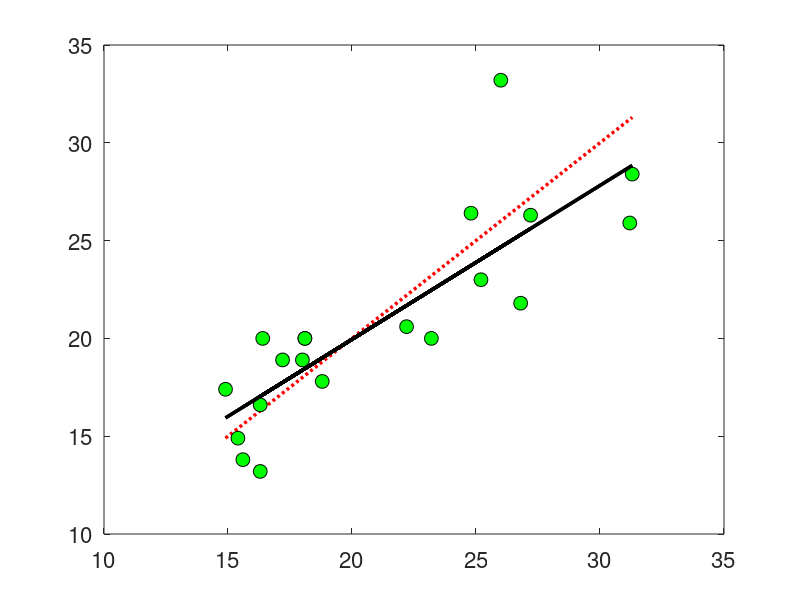
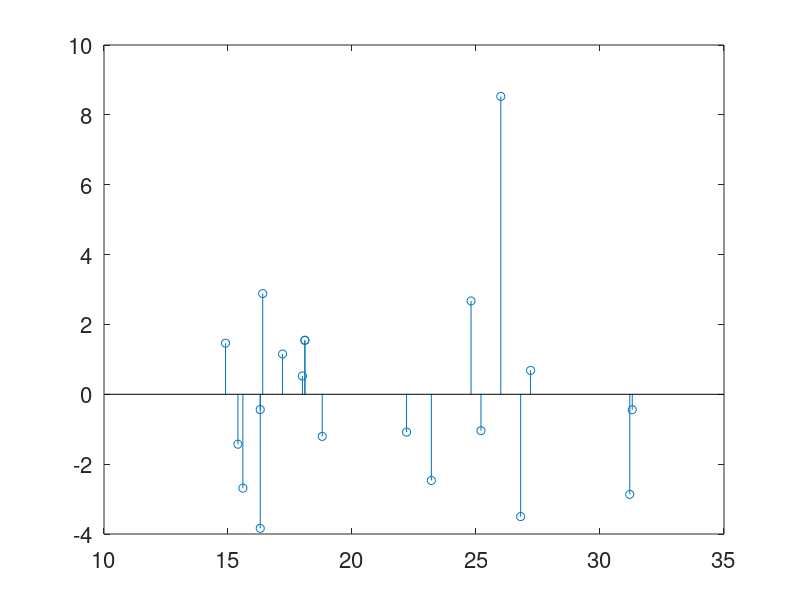
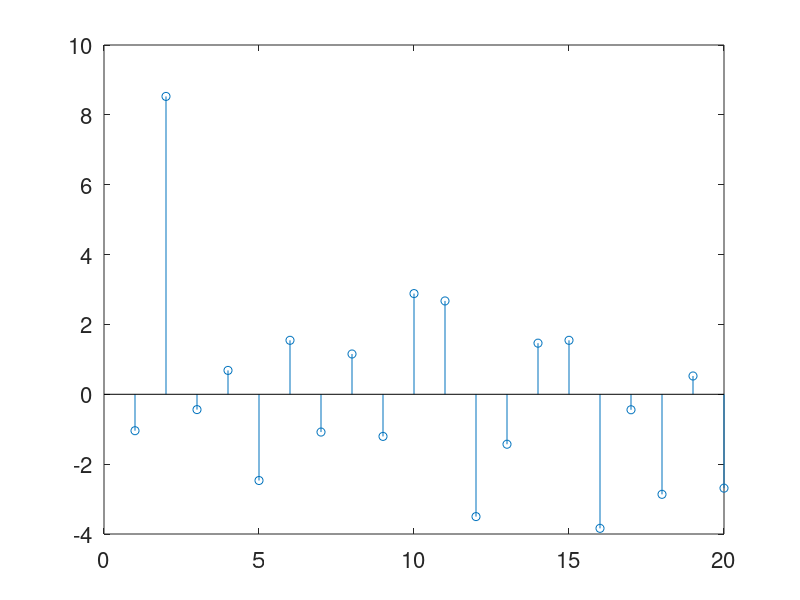
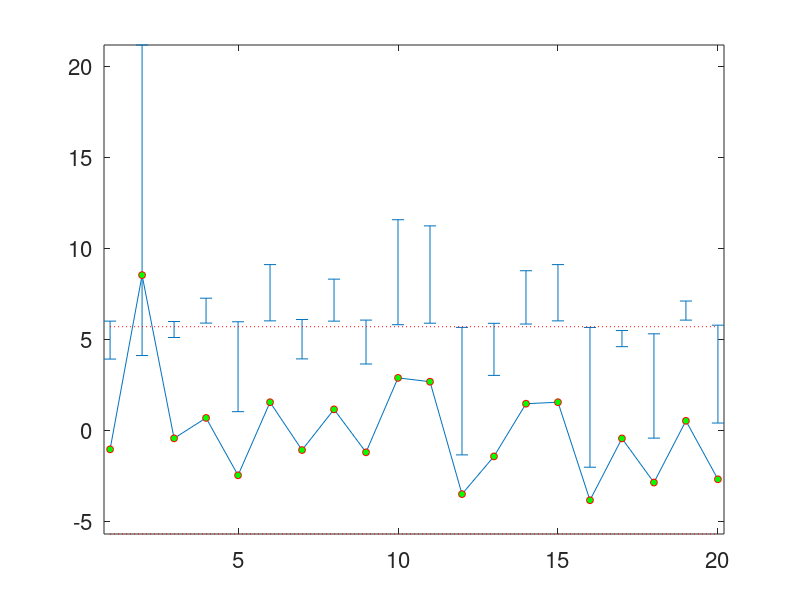

Write MATLAB code to recreate these figures, in order.
% Kanamycin
% Miller (1980) describes a project and provides data on
% assessing the precision of non-invasive measuring of kanamycin
% concentration in neonates.
% 
% Premature babies are susceptible to infections and kanamycin (an aminoglycoside)
% is used for treatment of sepsis. Because kanamycin is ineffective at low doses and
% potentially harmful at high doses, it is necessary to constantly monitor its levels
% in a premature baby's body during the treatment.
% The standard procedure for measuring serum kanamycin levels is to take
% blood samples from a  heel. Unfortunately, due to frequent blood sampling,
% neonates are left with badly bruised  heels.
% 
% Kanamycin is routinely administered through an umbilical catheter.
% An alternative  procedure for measuring serum kanamycin would be to
% reverse flow in the catheter and draw blood sample from it.
% The concern about this non-invasive method is that the blood drawn 
% from the point close to infusion may have elevated level compared to blood samples from a 
% more distant points in the body.
% 
% In a carefully designed experimental setup, blood samples from 20 babies are
% obtained simultaneously from an umbilical catheter and a heel venapuncture (using heelstick).
% If the agreement is satisfactory,   physicians would be willing to use
% the catheter values instead of heelstick values.


clear all
close all
 disp('Kanamycin in Premature Babies')
 lw = 2.5; 
 set(0, 'DefaultAxesFontSize', 16);
 fs = 15;
 msize = 10;

%Baby Heelstick Catheter 
kmy = [...
 1 23.0 25.2;  2 33.2 26.0;  3 16.6 16.3;  4 26.3 27.2;...
 5 20.0 23.2;  6 20.0 18.1;  7 20.6 22.2;  8 18.9 17.2;...
 9 17.8 18.8; 10 20.0 16.4; 11 26.4 24.8; 12 21.8 26.8;...
13 14.9 15.4; 14 17.4 14.9; 15 20.0 18.1; 16 13.2 16.3;...
17 28.4 31.3; 18 25.9 31.2; 19 18.9 18.0; 20 13.8 15.6];

heel = kmy(:,2);   %response
cath = kmy(:,3);   %predictor
%
n = length(heel);
%%%%%%%%%%%%%%%%%%%%%%%%%%%%%%%%%%%%%%
p = 2; %number of parameters (beta0, beta1)
% beta0 estimated by b0; beta1 estimated by b1
% Sums of Squares
SXX = sum( (cath - mean(cath)).^2 ) %553.2900
SYY = sum( (heel - mean(heel)).^2 ) %494.5095
SXY = sum( (cath - mean(cath)).* (heel - mean(heel)) ) %435.4350

% estimators of coefficients beta1 and beta0
b1 = SXY/SXX %0.7870
b0 = mean(heel) - b1 * mean(cath) %4.2101

% predictions
heelhat = b0 + b1 * cath;
%residuals
res = heel - heelhat;
% ANOVA Identity
SST = sum(  (heel - mean(heel)).^2 ) %494.5095, which is SYY
SSR = sum(  (heelhat - mean(heel)).^2 ) %342.6840
SSE = sum(  (heel - heelhat).^2 ) %151.8255, which is sum(res.^2)
% forming F and test of adequacy of linear regression
MSR = SSR/(p - 1) %342.6840
MSE = SSE/(n - p)  %8.4347, should be sigma2hat
F = MSR/MSE  %40.6276
pvalue = 1-fcdf(F, p-1, n-p) %5.2876e-006
%  Other measures of goodness of fit
R2 = SSR/SST  %0.6930
R2adj = 1 - (n-1)/(n-p)* SSE/SST  %0.6759
s = sqrt(MSE)  %2.9043
%  Standard error of coefficient estimators
sb1 = s/sqrt(SXX)   %0.1235
sb0 = s * sqrt(1/n + (mean(cath))^2/SXX )   %2.6909

% are the coefficients equal to 0?
t1 = b1/sb1  %6.3740
pb1 = 2 * (1-tcdf(abs(t1),n-p) ) %5.2876e-006
t0 = b0/sb0  %1.5646
pb0 = 2 * (1-tcdf(abs(t0),n-p) )   %0.1351
%
% test the slope H0: beta1 = 1 vs H1: beta1 < 1
t = (b1 - 1)/sb1  %-1.7252
pval = tcdf(t, n-p) %0.0508
% test the slope H0: beta1 = 0.5 vs H1: beta1 > 0.5
t = (b1 - 0.5)/sb1  %2.3244
pval = 1-tcdf(t, n-p) %0.0160
% find 88% CI for the slope
[b1 - tinv(0.94, n-p)*sb1, b1 + tinv(0.94, n-p)*sb1]
   %0.5855    0.9885
%
% test the intercept H0: beta0 = 9 vs H1: beta0 < 9
t = (b0 - 9)/sb0    -1.7800  
pval = tcdf(t, n-p)   %0.0460
% test the intercept H0: beta0 = -5 vs H1: beta0 ~= -5
t = (b0 - (-5))/sb0     %3.4227
pval = 2 * tcdf(-abs(t), n-p)  %0.0030
% find 97% CI for the intercept
[b0 - tinv(0.985, n-p)*sb0, b0 + tinv(0.985, n-p)*sb0]
   %-2.1302   10.5504

% predicting y for the new observation x, CI and PI
newx = 20; %cath = 20
heelpred = b0 + b1 * newx  %19.9500
%s for mean resp
sym = s * sqrt(1/n + (mean(cath) - newx)^2/SXX ) %0.6648
%s for predicted resp
syp = s * sqrt(1 + 1/n + (mean(cath) - newx)^2/SXX ) %2.9794  
%intervals CI and PI
alpha = 0.05;
%mean response interval
lbym = heelpred - tinv(1-alpha/2, n-p) * sym;
rbym = heelpred + tinv(1-alpha/2, n-p) * sym;
% prediction interval
lbyp = heelpred - tinv(1-alpha/2, n-p) * syp;
rbyp = heelpred + tinv(1-alpha/2, n-p) * syp;
%print the intervals
[lbym rbym]
  % 18.5534   21.3466

[lbyp rbyp]
  % 13.6905   26.2094

% PLOTS
close all
figure(1)
plot([min(cath), max(cath)], [min(cath), max(cath)], 'r:','LineWidth',lw)
hold on
% scatterplot of (x,y)'s and regression
plot(cath, heel, 'ro',...
'MarkerSize',msize, 'MarkerEdgeColor','k', 'MarkerFaceColor','g')
plot(cath, heelhat, 'k-','LineWidth',lw)


figure(2)
%residuals against x
stem(cath, res) 

figure(3)
%residuals against order
stem((1:n), res) 

%
% built in matlab's black-box m-file


vecones = ones(size(heel));
X = [vecones cath];
[bx,bintx,rx,rintx,statsx] = regress(heel, X);

bx
bintx
rx
rintx
statsx

% bx =
%    4.2101
%    0.7870
% 
% 
% bintx =
%    -1.4433    9.8635
%     0.5276    1.0464
% 
% 
% rx =
% 
%    -1.0423
%     8.5281
%    -0.4381
%     0.6837
%    -2.4683
%     1.5453
%    -1.0813
%     1.1536
%    -1.2056
%     2.8832
%     2.6725
%    -3.5015
%    -1.4298
%     1.4637
%     1.5453
%    -3.8381
%    -0.4430
%    -2.8643
%     0.5240
%    -2.6872
% 
% 
% rintx =
% 
%    -7.0422    4.9575
%     4.4184   12.6378
%    -6.4150    5.5388
%    -5.2087    6.5760
%    -8.4322    3.4955
%    -4.4685    7.5592
%    -7.1696    5.0069
%    -4.8457    7.1529
%    -7.2618    4.8507
%    -2.9205    8.6869
%    -3.2136    8.5585
%    -9.1576    2.1546
%    -7.3088    4.4492
%    -4.3766    7.3040
%    -4.4685    7.5592
%    -9.4904    1.8142
%    -5.9255    5.0395
%    -8.1674    2.4388
%    -5.5316    6.5797
%    -8.4647    3.0903
% 
% 
% statsx =
% 
%     0.6930   40.6276    0.0000    8.4347

figure(4)
errorbar((1:n),rx(1:n), rintx(1:n,1), rintx(1:n,2))
hold on
plot((1:n),rx(1:n),'ro','markersize',5,'MarkerFaceColor','g') 
plot((1:n),1.96 * sqrt(statsx(4))*ones(1,n), 'r:')
plot((1:n),-1.96 * sqrt(statsx(4))*ones(1,n), 'r:')
axis tight


